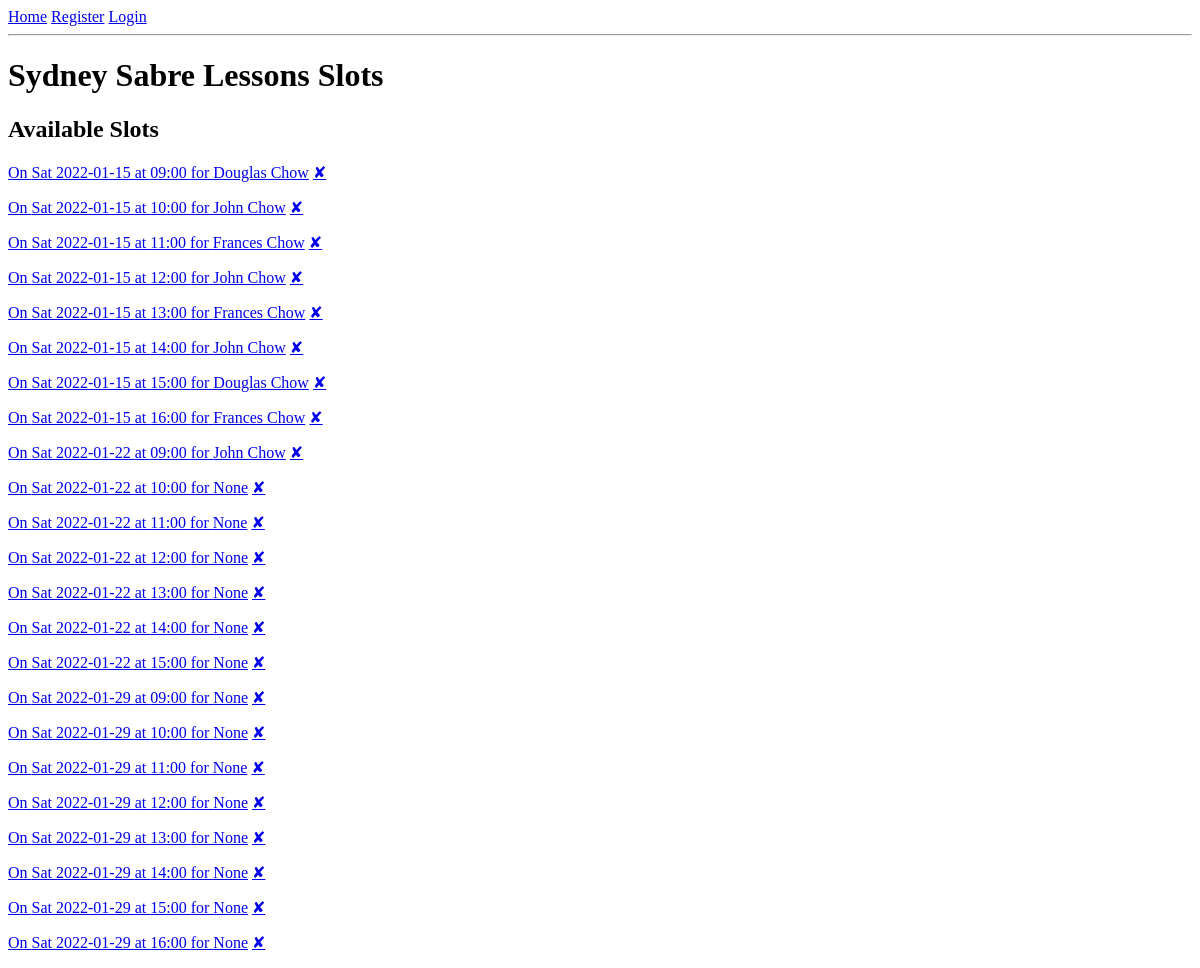
The page /index on the database as committed earlier.
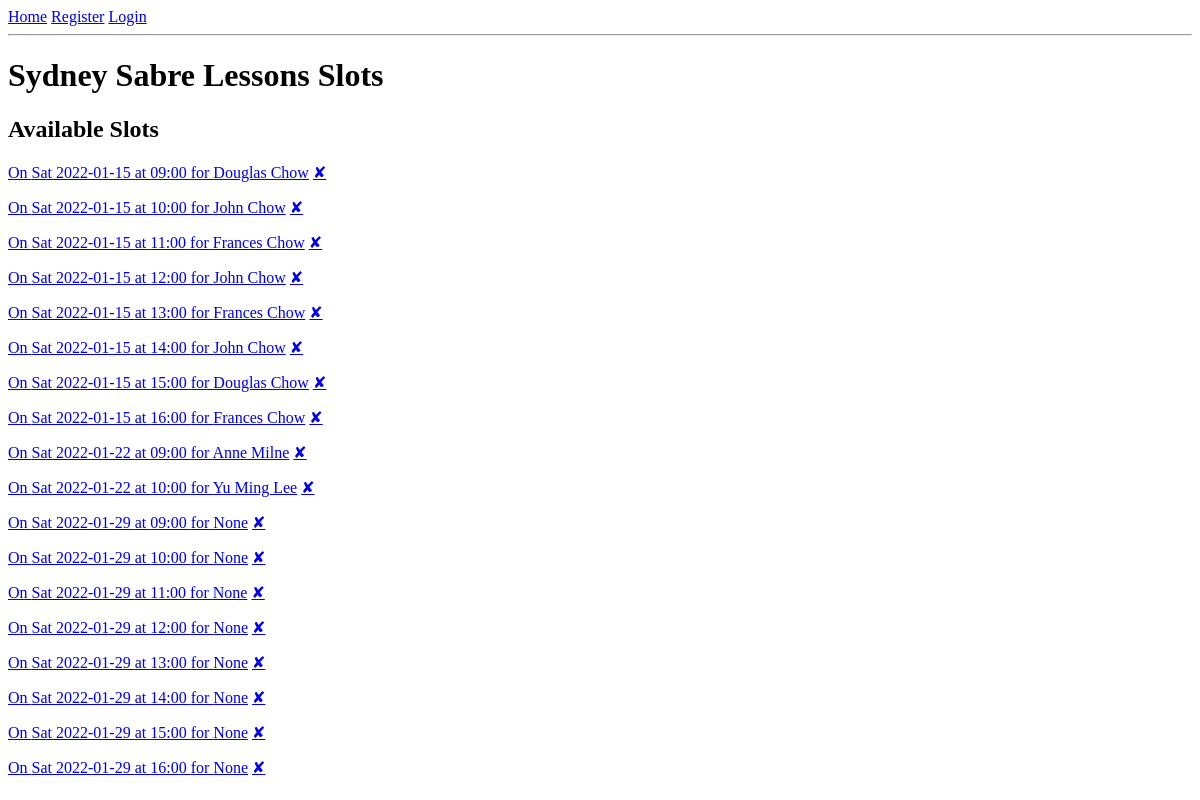
The same page on the database as committed later.
### app/models.py (models this page shows, shortened)
class Slot(db.Model):
    __tablename__ = "slots"
    id = db.Column(db.Integer, primary_key=True)
    date = db.Column(db.Date, nullable=False)
    time = db.Column(db.Time, nullable=False)
    name = db.Column(db.String(250), nullable=True)
    user_id = db.Column(db.Integer, db.ForeignKey('users.id'))

### app/routes.py (the view)
@app.route('/', methods=['GET'])
@app.route('/index', methods=['GET'])
def index():
    slots = Slot.query.all()
    slots_by_time = sorted(slots, key=lambda slot: slot.time)
    slots_by_timedate = sorted(slots_by_time, key=lambda slot: slot.date)
    return render_template('index.html', all_slots=slots_by_timedate)

### app/templates/index.html (shortened to what this page needs)
{% extends "base.html" %}
{% block content %}
        <h1>Sydney Sabre Lessons Slots</h1>
        <h2>Available Slots</h2>
        {% for slot in all_slots%}
        <div>
            <p>
                <a href="{{ url_for('book_slot', slot_id=slot.id) }}">On {{ slot.date.strftime('%a %Y-%m-%d') }} at {{ slot.time.strftime('%H:%M') }} for {{ slot.name }}</a>
                <a href="{{url_for('delete_slot', slot_id=slot.id) }}">✘</a>
            </p>
        </div>
        {% endfor%}
{% endblock %}

### app/templates/base.html (shortened to what this page needs)
<!DOCTYPE html>
<html lang="en">
<head>
</head>
<body>
    <div>
        <a href="{{url_for('index')}}">Home</a>
        {% if current_user.is_authenticated: %}
        <a href="{{url_for('logout')}}">Logout</a>
        {% else %}
        <a href="{{url_for('register')}}">Register</a>
        <a href="{{url_for('login')}}">Login</a>
        {% endif %}
    </div>
    <hr>
    {% block content %}{% endblock %}
</body>
</html>

Rows that differ between the two databases and show on the page:
removed Slot: date "Sat 2022-01-22", time "11:00", name "None"
removed Slot: date "Sat 2022-01-22", time "12:00", name "None"
removed Slot: date "Sat 2022-01-22", time "13:00", name "None"
removed Slot: date "Sat 2022-01-22", time "14:00", name "None"
removed Slot: date "Sat 2022-01-22", time "15:00", name "None"
changed Slot: name "John Chow" → "Anne Milne"
changed Slot: name "None" → "Yu Ming Lee"
